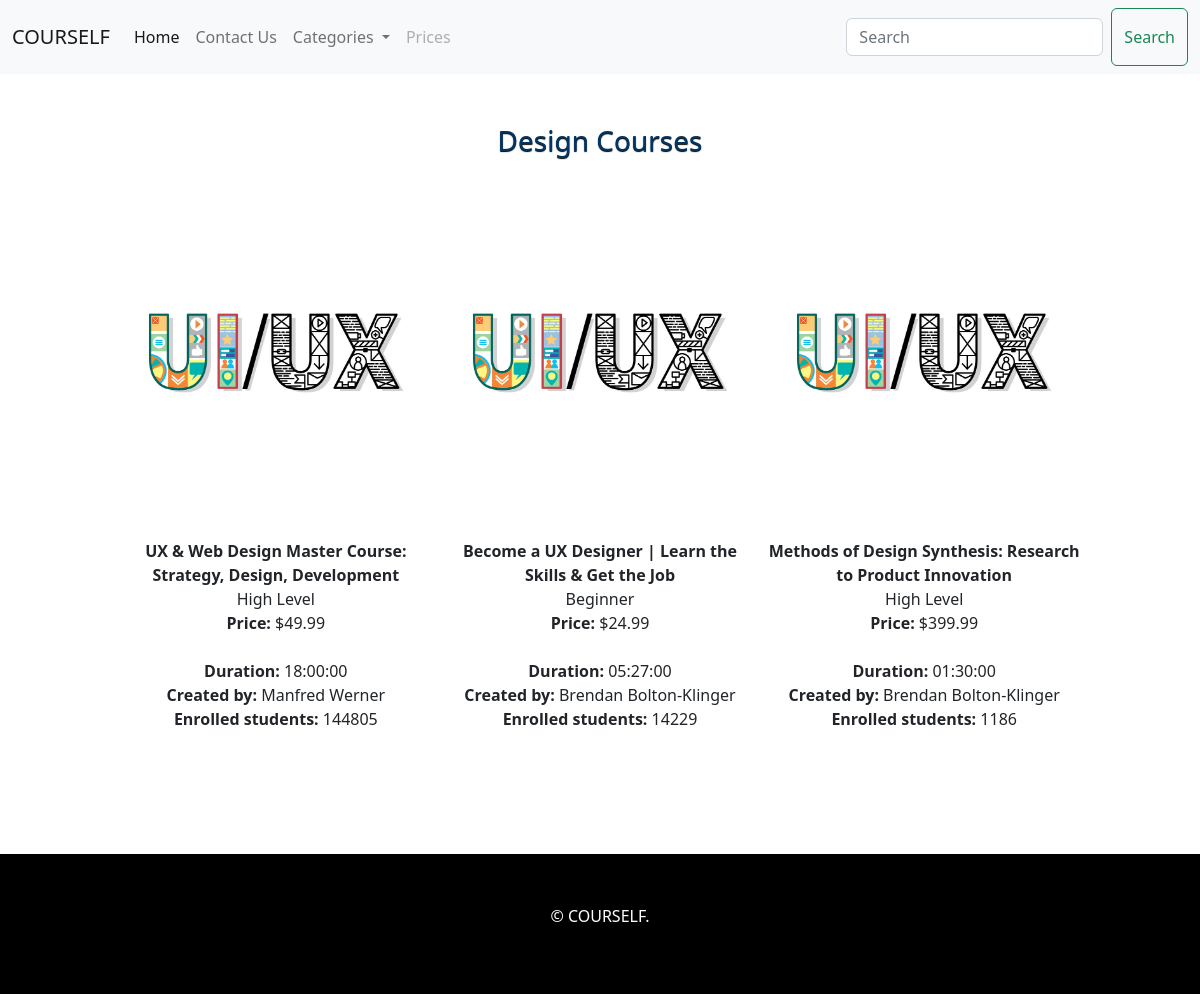
Screenshot of /design.php with the database file from the repository.
### tables this page shows
CREATE TABLE `instructors` (
  `ID` int(11) NOT NULL,
  `IName` varchar(225) DEFAULT NULL,
  `RegDate` date DEFAULT NULL
);

CREATE TABLE `courses` (
  `ID` int(11) NOT NULL,
  `CName` varchar(225) DEFAULT NULL,
  `Price` varchar(225) DEFAULT NULL,
  `numOfStudents` int(11) DEFAULT NULL,
  `lvl` enum('Beginner','Intermediate','High Level') DEFAULT NULL,
  `Duration` varchar(225) DEFAULT NULL,
  `Category` enum('Programming','Finance','Business','Design') DEFAULT NULL
);

### design.php (the view, shortened to what this page needs)
<!DOCTYPE html>
<head>
    <link rel = "stylesheet" href="css/style.css">
    <link rel="stylesheet" href="owlcarousel/owl.carousel.min.css">
    <link rel="stylesheet" href="owlcarousel/owl.theme.default.min.css">
</head>
<body>
<?php include 'Navbar.php'?>
<section id="courses">
<div class="container">
            <h3>Design Courses</h3>
            <?php
                require_once 'connect.php';
                $sql = "SELECT instructors.IName, courses.cName, courses.lvl, courses.Price, courses.numOfStudents, courses.Duration FROM gives, courses, instructors where instructors.ID=gives.InstructorID and courses.ID=gives.CourseID and courses.Category='Design'";
                $result=$db->query($sql);
                while($row=$result->fetch_assoc()){
                    $CName = $row['cName'];
                    $IName = $row['IName'];
                    $lvl = $row['lvl'];
                    $price = $row['Price'];
                    $num = $row['numOfStudents'];
                    $duration = $row['Duration'];
            ?>
                <article class='card'>
                    <img src='images/design.jpg' alt='' class='img-fluid'>
                    <strong> <?php echo $CName; ?> </strong> <br>
                    <?php echo $lvl; ?></br>
                    <?php echo "<strong>Price: </strong>$" . $price; ?><br></br>
                    <?php echo "<strong>Duration: </strong>" . $duration; ?></br>
                    <?php echo "<strong>Created by: </strong>" . $IName; ?></br>
                    <?php echo "<strong>Enrolled students: </strong>" . $num; ?></br>
                </article>
            <?php } ?>
        </div>
    </section>
    <div class="bottom-container">
        <p>© COURSELF.</p>
      </div>
</body>

### css/style.css (style rules this page uses)
* { padding: 0; margin: 0; text-decoration: none; }
img { height: 20em; margin-top: 5em; margin-bottom: 5em; }
p { text-align: center; }
.bottom-container { margin-top: 5em; background-color: black; padding-top: 50px; padding-bottom: 50px; text-align: center; color:white; }
h3 { font-size: 55px; color: #003666; text-shadow: 0px 1px 1px black; font-weight: 600; }
.container { width: 1200px; height: auto; margin: auto; }
#courses { background-color: #fff; padding: 50px; text-align: center; height: 700px; }
.card { width: 320px; height: 350px; border: 1px solid #fff; padding: 0; display: inline-block; }

### design.php (style rules this page uses)
.card { width: 320px; height: 600px; border: 1px solid #fff; padding: 0; display: inline-block; }

### rows the page displays
instructors: courses.CName "UX & Web Design Master Course: Strategy, Design, Development", courses.lvl "High Level", courses.Price "49.99", courses.Duration "18:00:00", IName "Manfred Werner", courses.numOfStudents "144805"
instructors: courses.CName "Become a UX Designer | Learn the Skills & Get the Job", courses.lvl "Beginner", courses.Price "24.99", courses.Duration "05:27:00", IName "Brendan Bolton-Klinger", courses.numOfStudents "14229", courses.CName "Methods of Design Synthesis: Research to Product Innovation", courses.lvl "High Level", courses.Price "399.99", courses.Duration "01:30:00", courses.numOfStudents "1186"
